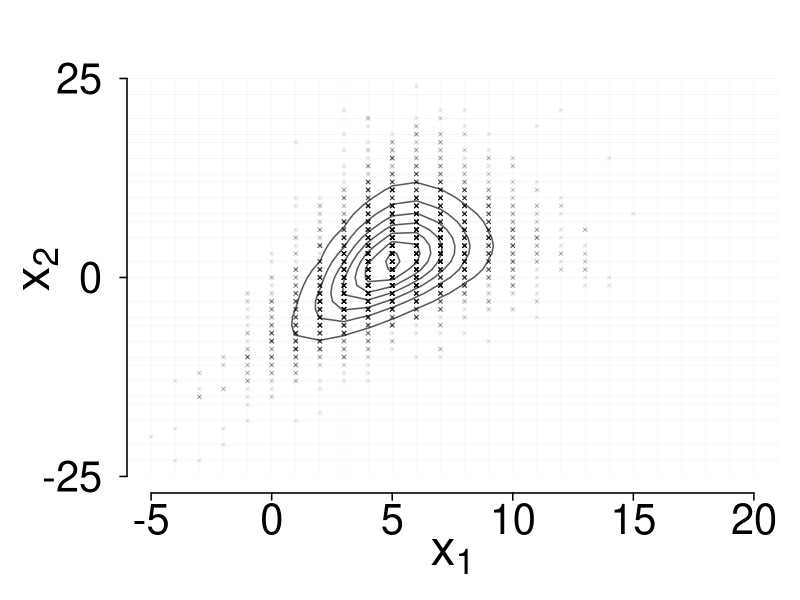

Recreate this plot in R. (Note: this script raises an error after producing the figure.)
#
# title     : plotGumbelSampleGrid.R
# purpose   : R script to create an illustration of sampling a distribution
#           : using the discretized grid approach.
#           : The density is a bivariate logistic distribution.
# author    : WD41, LRS/EPFL/PSI
# date      : Sept. 2017
#
# Custom function -------------------------------------------------------------
# Bivariate logistics distribution by Gumbel

biv_log <- function(xx, mu1, mu2, sig1, sig2)
{
  dens <- (exp(-1 * (xx[1] - mu1) / sig1) * exp(-1 * (xx[2] - mu2) / sig2)) /
    (1 + exp(-1 * (xx[1] - mu1) / sig1) + exp(-1 * (xx[2] - mu2) / sig2))^3

  return(dens)
}

# Marginal, unnormalized logistic
univ_log <- function(x, mu, sig)
{
  return(exp(-1 * (x - mu) / sig) / (1 + exp(-1*(x-mu)/sig))^2)
}

# Global variables ------------------------------------------------------------
set.seed(11245012)
otpfullnames <- c("./figures/plotGumbelSampleGrid_1.pdf",
                  "./figures/plotGumbelSampleGrid_2.pdf",
                  "./figures/plotGumbelSampleGrid_3.pdf")

# Graphic Parameters
fig_size <- c(6, 6)                 # width, height
margin <- c(5.25, 6.25, 2.2, 1) + 0.1   # canvas margin (bot, left, top, right)
cex_axis <- 2.5     # Axis marker size
cex_lab  <- 3.0     # Axis label size
cex_main <- 3.0     # Main title size
cex_ann  <- 2.0     # Annotation text
tck_len  <- -0.35   # Tick length
leg_cex <- 2.0      # Legend size
cex_lab_shift <- 1.25   # Shift of the axis label from the axis
cex_ttl_shift <- 3.25   # Shift of the axis title from the axis

n_samples <- 5000 # Number of samples
# Define the particular case --------------------------------------------------
x <- seq(-25, 25, 1.0)
y <- seq(-25, 25, 1.0)

mu1 <- 5
sig1 <- 1.25
mu2 <- 2
sig2 <- 3

marginal_dens_1 <- univ_log(x, mu1, sig1)
marginal_dens_2 <- univ_log(y, mu2, sig2)
joint_dens <- apply(expand.grid(x, y), 1, biv_log,
                    mu1 = mu1, mu2 = mu2, sig1 = sig1, sig2 = sig2)

# Create legend expression because greek symbol involves
legend_labels <- c()
for(i in 1:2)
{
  legend_labels[i] <- paste0("x[", i, "]")
}
legend_expressions <- parse(text=legend_labels) # use parse for expression inp.


# Generate sample by uniform grid ---------------------------------------------

xy_samples <- sample(seq(1, length(joint_dens)),
                     size = n_samples, prob = joint_dens/sum(joint_dens),
                     replace = T)
xy_grid <- expand.grid(x, y)

# Make the plot, Joint Sample -------------------------------------------------
pdf(otpfullnames[1], family = "CM Roman",
    width = fig_size[1], height = fig_size[2])
par(mfrow = c(1, 1), mar = margin, las = 1, oma = c(0, 0, 0, 0), bty = "l")

plot(0, 0, type = "n",
     xlim = c(-5, 20), ylim = c(-25, 27),
     axes = FALSE,
     ylab = "", xlab = "",
     xaxt = "n", yaxt = "n")

# Create the grid
for (i in 1:length(x))
{
  lines(c(x[i], x[i]), c(y[1], y[length(y)]),
        lwd = 0.1, col = rgb(0, 0, 0, 0.25))
  lines(c(x[1], x[length(x)]), c(y[i], y[i]),
        lwd = 0.1, col = rgb(0, 0, 0, 0.25))
}

# Put the points
points(xy_grid[xy_samples,], pch = 4, cex = 0.5, col = rgb(0, 0, 0, 0.1))

# Put the contour
contour(x, y, matrix(joint_dens, nrow=length(x)),
        axes = F, col = rgb(0, 0, 0, 0.65), lwd = 1.5,
        drawlabels = F,
        nlevels = 6,
        add = T)

# Set Axis, Ticks and Labels
# x-axis
axis(side = 1, lwd = 1.5,
     at = c(-5, 0, 5, 10, 15, 20),
     mgp = c(3, cex_lab_shift, 0),
     tcl = tck_len, cex.axis = cex_axis)
title(xlab = expression(x[1]),
      mgp = c(cex_ttl_shift, 0, 0), cex.lab = cex_lab)
# y-axis
axis(side = 2, lwd = 1.5,
     at = c(-25, 0, 25),
     mgp = c(3, cex_lab_shift, 0),
     tcl = tck_len,
     cex.axis = cex_axis)
title(ylab = expression(x[2]), mgp = c(cex_ttl_shift, 0, 0), cex.lab = cex_lab)

# Save the plot
dev.off()
embed_fonts(otpfullnames[1], outfile = otpfullnames[1])

# Make the plot, Marginal Histogram 1 -----------------------------------------
pdf(otpfullnames[2], family = "CM Roman",
    width = fig_size[1], height = fig_size[2])
par(mfrow = c(1, 1), mar = margin, las = 1, oma = c(0, 0, 0, 0), bty = "l")

plot(0, 0, type = "n",
     xlim = c(-10, 20), ylim = c(0, 1000),
     axes = FALSE,
     ylab = "", xlab = "",
     xaxt = "n", yaxt = "n")

# Put the histogram
rest <- hist(xy_grid[xy_samples,1], freq = T, add = T, breaks = 30)

# Plot the analytical marginal
lines(x,
      marginal_dens_1 / max(marginal_dens_1) * max(rest$counts), lwd = 1.0)

# Set Axis, Ticks and Labels
# x-axis
axis(side = 1, lwd = 1.5,
     at = c(-10, 0, 10, 20),
     mgp = c(3, cex_lab_shift, 0),
     tcl = tck_len, cex.axis = cex_axis)
title(xlab = expression(x[1]),
      mgp = c(cex_ttl_shift, 0, 0), cex.lab = cex_lab)
# y-axis
axis(side = 2, lwd = 1.5,
     at = c(0, 1000),
     mgp = c(3, cex_lab_shift, 0),
     tcl = tck_len,
     cex.axis = cex_axis)
title(ylab = "Frequency [-]",
      mgp = c(cex_ttl_shift - 0.35, 0, 0),
      cex.lab = cex_lab)

# Save the plot
dev.off()
embed_fonts(otpfullnames[2], outfile = otpfullnames[2])

# Make the plot, Marginal Histogram 2 -----------------------------------------
pdf(otpfullnames[3], family = "CM Roman",
    width = fig_size[1], height = fig_size[2])
par(mfrow = c(1, 1), mar = margin, las = 1, oma = c(0, 0, 0, 0), bty = "l")

plot(0, 0, type = "n",
     xlim = c(-25, 25), ylim = c(0, 1000),
     axes = FALSE,
     ylab = "", xlab = "",
     xaxt = "n", yaxt = "n")

# Put the histogram
rest <- hist(xy_grid[xy_samples,2], freq = T, add = T, breaks = 30)

# Plot the analytical marginal
lines(x,
      marginal_dens_2 / max(marginal_dens_2) * max(rest$counts), lwd = 1.0)

# Set Axis, Ticks and Labels
# x-axis
axis(side = 1, lwd = 1.5,
     at = c(-25, 0, 25),
     mgp = c(3, cex_lab_shift, 0),
     tcl = tck_len, cex.axis = cex_axis)
title(xlab = expression(x[2]),
      mgp = c(cex_ttl_shift, 0, 0), cex.lab = cex_lab)
# y-axis
axis(side = 2, lwd = 1.5,
     at = c(0, 1000),
     mgp = c(3, cex_lab_shift, 0),
     tcl = tck_len,
     cex.axis = cex_axis)
title(ylab = "Frequency [-]",
      mgp = c(cex_ttl_shift - 0.35, 0, 0),
      cex.lab = cex_lab)

# Save the plot
dev.off()
embed_fonts(otpfullnames[3], outfile = otpfullnames[3])